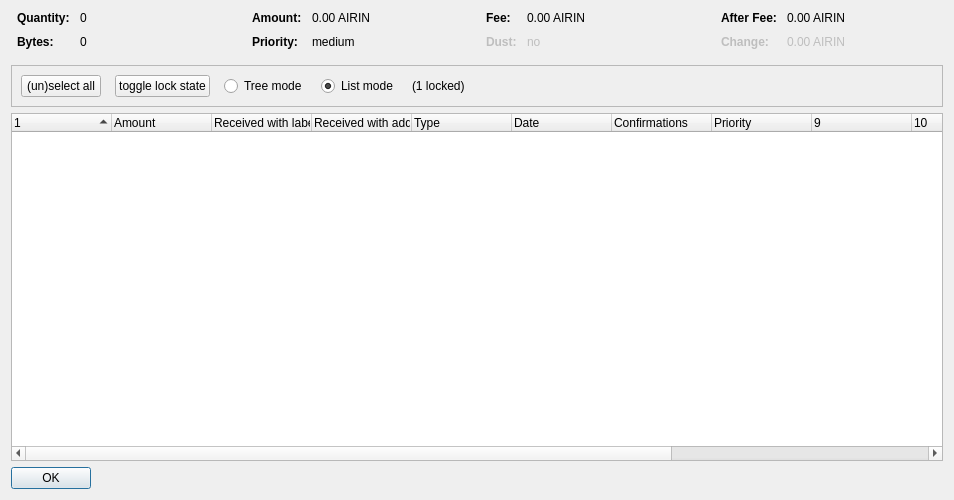
<?xml version="1.0" encoding="UTF-8"?>
<ui version="4.0">
 <class>CoinControlDialog</class>
 <widget class="QDialog" name="CoinControlDialog">
  <property name="geometry">
   <rect>
    <x>0</x>
    <y>0</y>
    <width>954</width>
    <height>500</height>
   </rect>
  </property>
  <property name="windowTitle">
   <string>Coin Selection</string>
  </property>
  <layout class="QVBoxLayout" name="verticalLayout">
   <item>
    <layout class="QHBoxLayout" name="horizontalLayoutTop" stretch="0,0,0,0">
     <property name="topMargin">
      <number>0</number>
     </property>
     <property name="bottomMargin">
      <number>10</number>
     </property>
     <item>
      <layout class="QFormLayout" name="formLayoutCoinControl1">
       <property name="horizontalSpacing">
        <number>10</number>
       </property>
       <property name="verticalSpacing">
        <number>10</number>
       </property>
       <property name="leftMargin">
        <number>6</number>
       </property>
       <property name="rightMargin">
        <number>6</number>
       </property>
       <item row="0" column="0">
        <widget class="QLabel" name="labelCoinControlQuantityText">
         <property name="font">
          <font>
           <weight>75</weight>
           <bold>true</bold>
          </font>
         </property>
         <property name="text">
          <string>Quantity:</string>
         </property>
        </widget>
       </item>
       <item row="0" column="1">
        <widget class="QLabel" name="labelCoinControlQuantity">
         <property name="cursor">
          <cursorShape>IBeamCursor</cursorShape>
         </property>
         <property name="contextMenuPolicy">
          <enum>Qt::ActionsContextMenu</enum>
         </property>
         <property name="text">
          <string notr="true">0</string>
         </property>
         <property name="textInteractionFlags">
          <set>Qt::LinksAccessibleByMouse|Qt::TextSelectableByKeyboard|Qt::TextSelectableByMouse</set>
         </property>
        </widget>
       </item>
       <item row="1" column="0">
        <widget class="QLabel" name="labelCoinControlBytesText">
         <property name="font">
          <font>
           <weight>75</weight>
           <bold>true</bold>
          </font>
         </property>
         <property name="text">
          <string>Bytes:</string>
         </property>
        </widget>
       </item>
       <item row="1" column="1">
        <widget class="QLabel" name="labelCoinControlBytes">
         <property name="cursor">
          <cursorShape>IBeamCursor</cursorShape>
         </property>
         <property name="contextMenuPolicy">
          <enum>Qt::ActionsContextMenu</enum>
         </property>
         <property name="text">
          <string notr="true">0</string>
         </property>
         <property name="textInteractionFlags">
          <set>Qt::LinksAccessibleByMouse|Qt::TextSelectableByKeyboard|Qt::TextSelectableByMouse</set>
         </property>
        </widget>
       </item>
      </layout>
     </item>
     <item>
      <layout class="QFormLayout" name="formLayoutCoinControl2">
       <property name="horizontalSpacing">
        <number>10</number>
       </property>
       <property name="verticalSpacing">
        <number>10</number>
       </property>
       <property name="leftMargin">
        <number>6</number>
       </property>
       <property name="rightMargin">
        <number>6</number>
       </property>
       <item row="0" column="0">
        <widget class="QLabel" name="labelCoinControlAmountText">
         <property name="font">
          <font>
           <weight>75</weight>
           <bold>true</bold>
          </font>
         </property>
         <property name="text">
          <string>Amount:</string>
         </property>
        </widget>
       </item>
       <item row="0" column="1">
        <widget class="QLabel" name="labelCoinControlAmount">
         <property name="cursor">
          <cursorShape>IBeamCursor</cursorShape>
         </property>
         <property name="contextMenuPolicy">
          <enum>Qt::ActionsContextMenu</enum>
         </property>
         <property name="text">
          <string notr="true">0.00 AIRIN</string>
         </property>
         <property name="textInteractionFlags">
          <set>Qt::LinksAccessibleByMouse|Qt::TextSelectableByKeyboard|Qt::TextSelectableByMouse</set>
         </property>
        </widget>
       </item>
       <item row="1" column="0">
        <widget class="QLabel" name="labelCoinControlPriorityText">
         <property name="font">
          <font>
           <weight>75</weight>
           <bold>true</bold>
          </font>
         </property>
         <property name="text">
          <string>Priority:</string>
         </property>
        </widget>
       </item>
       <item row="1" column="1">
        <widget class="QLabel" name="labelCoinControlPriority">
         <property name="cursor">
          <cursorShape>IBeamCursor</cursorShape>
         </property>
         <property name="contextMenuPolicy">
          <enum>Qt::ActionsContextMenu</enum>
         </property>
         <property name="text">
          <string>medium</string>
         </property>
         <property name="textInteractionFlags">
          <set>Qt::LinksAccessibleByMouse|Qt::TextSelectableByKeyboard|Qt::TextSelectableByMouse</set>
         </property>
        </widget>
       </item>
      </layout>
     </item>
     <item>
      <layout class="QFormLayout" name="formLayoutCoinControl3">
       <property name="horizontalSpacing">
        <number>10</number>
       </property>
       <property name="verticalSpacing">
        <number>10</number>
       </property>
       <property name="leftMargin">
        <number>6</number>
       </property>
       <property name="rightMargin">
        <number>6</number>
       </property>
       <item row="0" column="0">
        <widget class="QLabel" name="labelCoinControlFeeText">
         <property name="font">
          <font>
           <weight>75</weight>
           <bold>true</bold>
          </font>
         </property>
         <property name="text">
          <string>Fee:</string>
         </property>
        </widget>
       </item>
       <item row="0" column="1">
        <widget class="QLabel" name="labelCoinControlFee">
         <property name="cursor">
          <cursorShape>IBeamCursor</cursorShape>
         </property>
         <property name="contextMenuPolicy">
          <enum>Qt::ActionsContextMenu</enum>
         </property>
         <property name="text">
          <string notr="true">0.00 AIRIN</string>
         </property>
         <property name="textInteractionFlags">
          <set>Qt::LinksAccessibleByMouse|Qt::TextSelectableByKeyboard|Qt::TextSelectableByMouse</set>
         </property>
        </widget>
       </item>
       <item row="1" column="0">
        <widget class="QLabel" name="labelCoinControlLowOutputText">
         <property name="enabled">
          <bool>false</bool>
         </property>
         <property name="font">
          <font>
           <weight>75</weight>
           <bold>true</bold>
          </font>
         </property>
         <property name="text">
          <string>Dust:</string>
         </property>
        </widget>
       </item>
       <item row="1" column="1">
        <widget class="QLabel" name="labelCoinControlLowOutput">
         <property name="enabled">
          <bool>false</bool>
         </property>
         <property name="cursor">
          <cursorShape>IBeamCursor</cursorShape>
         </property>
         <property name="contextMenuPolicy">
          <enum>Qt::ActionsContextMenu</enum>
         </property>
         <property name="text">
          <string>no</string>
         </property>
         <property name="textInteractionFlags">
          <set>Qt::LinksAccessibleByMouse|Qt::TextSelectableByKeyboard|Qt::TextSelectableByMouse</set>
         </property>
        </widget>
       </item>
      </layout>
     </item>
     <item>
      <layout class="QFormLayout" name="formLayoutCoinControl4">
       <property name="horizontalSpacing">
        <number>10</number>
       </property>
       <property name="verticalSpacing">
        <number>10</number>
       </property>
       <property name="leftMargin">
        <number>6</number>
       </property>
       <property name="rightMargin">
        <number>6</number>
       </property>
       <item row="0" column="0">
        <widget class="QLabel" name="labelCoinControlAfterFeeText">
         <property name="font">
          <font>
           <weight>75</weight>
           <bold>true</bold>
          </font>
         </property>
         <property name="text">
          <string>After Fee:</string>
         </property>
        </widget>
       </item>
       <item row="0" column="1">
        <widget class="QLabel" name="labelCoinControlAfterFee">
         <property name="cursor">
          <cursorShape>IBeamCursor</cursorShape>
         </property>
         <property name="contextMenuPolicy">
          <enum>Qt::ActionsContextMenu</enum>
         </property>
         <property name="text">
          <string notr="true">0.00 AIRIN</string>
         </property>
         <property name="textInteractionFlags">
          <set>Qt::LinksAccessibleByMouse|Qt::TextSelectableByKeyboard|Qt::TextSelectableByMouse</set>
         </property>
        </widget>
       </item>
       <item row="1" column="0">
        <widget class="QLabel" name="labelCoinControlChangeText">
         <property name="enabled">
          <bool>false</bool>
         </property>
         <property name="font">
          <font>
           <weight>75</weight>
           <bold>true</bold>
          </font>
         </property>
         <property name="text">
          <string>Change:</string>
         </property>
        </widget>
       </item>
       <item row="1" column="1">
        <widget class="QLabel" name="labelCoinControlChange">
         <property name="enabled">
          <bool>false</bool>
         </property>
         <property name="cursor">
          <cursorShape>IBeamCursor</cursorShape>
         </property>
         <property name="contextMenuPolicy">
          <enum>Qt::ActionsContextMenu</enum>
         </property>
         <property name="text">
          <string notr="true">0.00 AIRIN</string>
         </property>
         <property name="textInteractionFlags">
          <set>Qt::LinksAccessibleByMouse|Qt::TextSelectableByKeyboard|Qt::TextSelectableByMouse</set>
         </property>
        </widget>
       </item>
      </layout>
     </item>
    </layout>
   </item>
   <item>
    <widget class="QFrame" name="frame">
     <property name="minimumSize">
      <size>
       <width>0</width>
       <height>40</height>
      </size>
     </property>
     <property name="frameShape">
      <enum>QFrame::StyledPanel</enum>
     </property>
     <property name="frameShadow">
      <enum>QFrame::Sunken</enum>
     </property>
     <layout class="QHBoxLayout" name="horizontalLayout">
      <item>
       <layout class="QHBoxLayout" name="horizontalLayoutPanel" stretch="0,0,0,0,0,0">
        <property name="spacing">
         <number>14</number>
        </property>
        <item>
         <widget class="QPushButton" name="pushButtonSelectAll">
          <property name="sizePolicy">
           <sizepolicy hsizetype="Maximum" vsizetype="Fixed">
            <horstretch>0</horstretch>
            <verstretch>0</verstretch>
           </sizepolicy>
          </property>
          <property name="text">
           <string>(un)select all</string>
          </property>
          <property name="autoDefault">
           <bool>false</bool>
          </property>
         </widget>
        </item>
        <item>
         <widget class="QPushButton" name="pushButtonToggleLock">
          <property name="sizePolicy">
           <sizepolicy hsizetype="Maximum" vsizetype="Fixed">
            <horstretch>0</horstretch>
            <verstretch>0</verstretch>
           </sizepolicy>
          </property>
          <property name="text">
           <string>toggle lock state</string>
          </property>
          <property name="autoDefault">
           <bool>false</bool>
          </property>
         </widget>
        </item>
        <item>
         <widget class="QRadioButton" name="radioTreeMode">
          <property name="sizePolicy">
           <sizepolicy hsizetype="Maximum" vsizetype="Fixed">
            <horstretch>0</horstretch>
            <verstretch>0</verstretch>
           </sizepolicy>
          </property>
          <property name="text">
           <string>Tree mode</string>
          </property>
         </widget>
        </item>
        <item>
         <widget class="QRadioButton" name="radioListMode">
          <property name="sizePolicy">
           <sizepolicy hsizetype="Maximum" vsizetype="Fixed">
            <horstretch>0</horstretch>
            <verstretch>0</verstretch>
           </sizepolicy>
          </property>
          <property name="text">
           <string>List mode</string>
          </property>
          <property name="checked">
           <bool>true</bool>
          </property>
         </widget>
        </item>
        <item>
         <widget class="QLabel" name="labelLocked">
          <property name="text">
           <string>(1 locked)</string>
          </property>
         </widget>
        </item>
        <item>
         <spacer name="horizontalSpacer">
          <property name="orientation">
           <enum>Qt::Horizontal</enum>
          </property>
          <property name="sizeHint" stdset="0">
           <size>
            <width>40</width>
            <height>20</height>
           </size>
          </property>
         </spacer>
        </item>
       </layout>
      </item>
     </layout>
    </widget>
   </item>
   <item>
    <widget class="CoinControlTreeWidget" name="treeWidget">
     <property name="contextMenuPolicy">
      <enum>Qt::CustomContextMenu</enum>
     </property>
     <property name="sortingEnabled">
      <bool>false</bool>
     </property>
     <property name="columnCount">
      <number>13</number>
     </property>
     <attribute name="headerShowSortIndicator" stdset="0">
      <bool>true</bool>
     </attribute>
     <attribute name="headerStretchLastSection">
      <bool>false</bool>
     </attribute>
     <column>
      <property name="text">
       <string/>
      </property>
     </column>
     <column>
      <property name="text">
       <string>Amount</string>
      </property>
     </column>
     <column>
      <property name="text">
       <string>Received with label</string>
      </property>
     </column>
     <column>
      <property name="text">
       <string>Received with address</string>
      </property>
     </column>
     <column>
      <property name="text">
       <string>Type</string>
      </property>
     </column>
     <column>
      <property name="text">
       <string>Date</string>
      </property>
     </column>
     <column>
      <property name="text">
       <string>Confirmations</string>
      </property>
      <property name="toolTip">
       <string>Confirmed</string>
      </property>
     </column>
     <column>
      <property name="text">
       <string>Priority</string>
      </property>
     </column>
     <column>
      <property name="text">
       <string/>
      </property>
     </column>
     <column>
      <property name="text">
       <string/>
      </property>
     </column>
     <column>
      <property name="text">
       <string/>
      </property>
     </column>
     <column>
      <property name="text">
       <string/>
      </property>
     </column>
     <column>
      <property name="text">
       <string/>
      </property>
     </column>
    </widget>
   </item>
   <item>
    <widget class="QDialogButtonBox" name="buttonBox">
     <property name="sizePolicy">
      <sizepolicy hsizetype="Maximum" vsizetype="Fixed">
       <horstretch>0</horstretch>
       <verstretch>0</verstretch>
      </sizepolicy>
     </property>
     <property name="orientation">
      <enum>Qt::Horizontal</enum>
     </property>
     <property name="standardButtons">
      <set>QDialogButtonBox::Ok</set>
     </property>
    </widget>
   </item>
  </layout>
 </widget>
 <customwidgets>
  <customwidget>
   <class>CoinControlTreeWidget</class>
   <extends>QTreeWidget</extends>
   <header>coincontroltreewidget.h</header>
  </customwidget>
 </customwidgets>
 <resources/>
 <connections/>
</ui>
